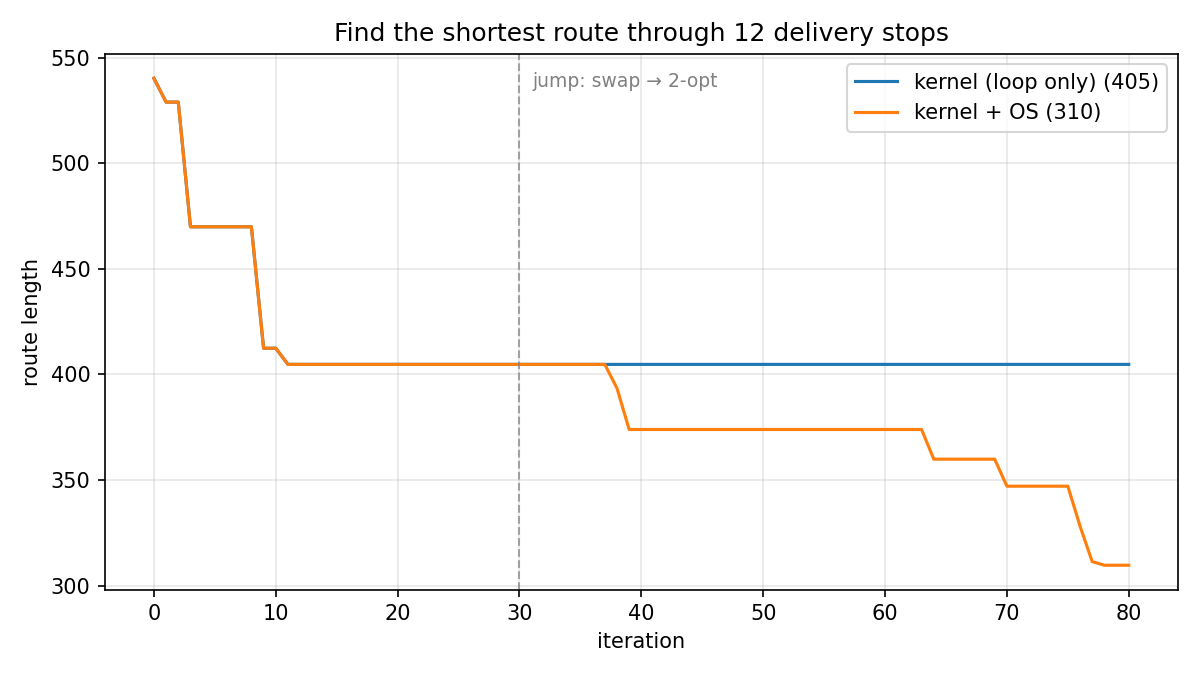

Generate this figure with Python:
#!/usr/bin/env python3
"""Reproduces docs/loop-vs-os.png — kernel (loop only) vs kernel + OS.

Fixed objective (route length), fixed proposal stream. The loop-only run keeps
the move class its contract started with (adjacent swap) and flattens in that
class's local optimum. The OS run hits the same wall, reads three all-rejected
runs as evidence, closes the class, and jumps to a 2-opt frame — same objective,
31% shorter route.

Stdlib + matplotlib. Deterministic: city layout is the median-gap seed from a
24-seed scan, not a cherry-picked outlier.
"""

import math
import random

R = random.Random(19)
CITIES = [(R.uniform(0, 100), R.uniform(0, 100)) for _ in range(12)]
N = len(CITIES)

TOTAL, SPLIT = 80, 30  # iterations overall; gen-1 budget spent at SPLIT


def cost(tour):
    return sum(math.dist(CITIES[tour[i]], CITIES[tour[(i + 1) % N]]) for i in range(N))


def start_tour():
    t = list(range(N))
    random.Random(99).shuffle(t)
    return t


def swap_move(rng, tour):
    i = rng.randrange(1, N - 1)
    t = tour[:]
    t[i], t[i + 1] = t[i + 1], t[i]
    return t


def twoopt_move(rng, tour):
    i = rng.randrange(1, N - 1)
    j = rng.randrange(i + 1, N)
    return tour[:i] + list(reversed(tour[i:j])) + tour[j:]


def climb(tour, move, iters, rng, hist):
    cur = cost(tour)
    for _ in range(iters):
        cand = move(rng, tour)
        v = cost(cand)
        if v < cur - 1e-9:
            tour, cur = cand, v
        hist.append(cur)
    return tour


hist_alone = [cost(start_tour())]
climb(start_tour(), swap_move, TOTAL, random.Random(3), hist_alone)

hist_os = [cost(start_tour())]
rng_b = random.Random(3)
tour_b = climb(start_tour(), swap_move, SPLIT, rng_b, hist_os)
climb(tour_b, twoopt_move, TOTAL - SPLIT, rng_b, hist_os)


def main():
    import matplotlib
    matplotlib.use("Agg")
    import matplotlib.pyplot as plt

    it = range(len(hist_alone))
    fig, ax = plt.subplots(figsize=(8, 4.5), dpi=150)

    ax.plot(it, hist_alone, label=f"kernel (loop only) ({hist_alone[-1]:.0f})")
    ax.plot(it, hist_os, label=f"kernel + OS ({hist_os[-1]:.0f})")

    ax.axvline(SPLIT, ls="--", lw=1, color="gray", alpha=0.7)
    ax.annotate("jump: swap → 2-opt", xy=(SPLIT, hist_os[0]),
                xytext=(6, -4), textcoords="offset points", fontsize=9, color="gray")

    ax.set_title("Find the shortest route through 12 delivery stops")
    ax.set_xlabel("iteration")
    ax.set_ylabel("route length")
    ax.legend()
    ax.grid(True, alpha=0.3)

    fig.tight_layout()
    out = __file__.replace(".py", ".png")
    fig.savefig(out)
    print(f"saved {out}")


if __name__ == "__main__":
    main()
